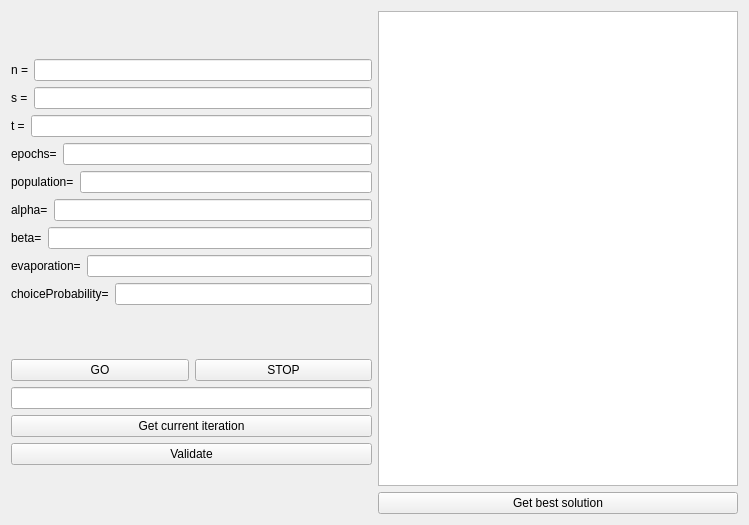
<?xml version="1.0" encoding="UTF-8"?>
<ui version="4.0">
    <class>Form</class>
    <widget class="QWidget" name="Form">
        <property name="geometry">
            <rect>
                <x>0</x>
                <y>0</y>
                <width>749</width>
                <height>525</height>
            </rect>
        </property>
        <property name="windowTitle">
            <string>Form</string>
        </property>
        <layout class="QVBoxLayout" name="verticalLayout_5">
            <item>
                <layout class="QHBoxLayout" name="horizontalLayout_5">
                    <item>
                        <layout class="QVBoxLayout" name="verticalLayout_2">
                            <item>
                                <layout class="QVBoxLayout" name="verticalLayout">
                                    <item>
                                        <layout class="QHBoxLayout" name="horizontalLayout">
                                            <item>
                                                <widget class="QLabel" name="label">
                                                    <property name="text">
                                                        <string>n =</string>
                                                    </property>
                                                </widget>
                                            </item>
                                            <item>
                                                <widget class="QLineEdit" name="nLineEdit"/>
                                            </item>
                                        </layout>
                                    </item>
                                    <item>
                                        <layout class="QHBoxLayout" name="horizontalLayout_2">
                                            <item>
                                                <widget class="QLabel" name="label_2">
                                                    <property name="text">
                                                        <string>s =</string>
                                                    </property>
                                                </widget>
                                            </item>
                                            <item>
                                                <widget class="QLineEdit" name="sLineEdit"/>
                                            </item>
                                        </layout>
                                    </item>
                                    <item>
                                        <layout class="QHBoxLayout" name="horizontalLayout_3">
                                            <item>
                                                <widget class="QLabel" name="label_3">
                                                    <property name="text">
                                                        <string>t =</string>
                                                    </property>
                                                </widget>
                                            </item>
                                            <item>
                                                <widget class="QLineEdit" name="tLineEdit"/>
                                            </item>
                                        </layout>
                                    </item>
                                    <item>
                                        <layout class="QHBoxLayout" name="horizontalLayout_4">
                                            <item>
                                                <widget class="QLabel" name="label_4">
                                                    <property name="text">
                                                        <string>epochs=</string>
                                                    </property>
                                                </widget>
                                            </item>
                                            <item>
                                                <widget class="QLineEdit" name="epochsLineEdit"/>
                                            </item>
                                        </layout>
                                    </item>
                                    <item>
                                        <layout class="QHBoxLayout" name="horizontalLayout_6">
                                            <item>
                                                <widget class="QLabel" name="label_7">
                                                    <property name="text">
                                                        <string>population=</string>
                                                    </property>
                                                </widget>
                                            </item>
                                            <item>
                                                <widget class="QLineEdit" name="populationLineEdit"/>
                                            </item>
                                        </layout>
                                    </item>
                                    <item>
                                        <layout class="QHBoxLayout" name="horizontalLayout_7">
                                            <item>
                                                <widget class="QLabel" name="alpha">
                                                    <property name="text">
                                                        <string>alpha=</string>
                                                    </property>
                                                </widget>
                                            </item>
                                            <item>
                                                <widget class="QLineEdit" name="alphaLineEdit"/>
                                            </item>
                                        </layout>
                                    </item>
                                    <item>
                                        <layout class="QHBoxLayout" name="horizontalLayout_9">
                                            <item>
                                                <widget class="QLabel" name="label_8">
                                                    <property name="text">
                                                        <string>beta=</string>
                                                    </property>
                                                </widget>
                                            </item>
                                            <item>
                                                <widget class="QLineEdit" name="betaLineEdit"/>
                                            </item>
                                        </layout>
                                    </item>
                                    <item>
                                        <layout class="QHBoxLayout" name="horizontalLayout_10">
                                            <item>
                                                <widget class="QLabel" name="label_9">
                                                    <property name="text">
                                                        <string>evaporation=</string>
                                                    </property>
                                                </widget>
                                            </item>
                                            <item>
                                                <widget class="QLineEdit" name="rhoLineEdit"/>
                                            </item>
                                        </layout>
                                    </item>
                                    <item>
                                        <layout class="QHBoxLayout" name="horizontalLayout_11">
                                            <item>
                                                <widget class="QLabel" name="label_10">
                                                    <property name="text">
                                                        <string>choiceProbability=</string>
                                                    </property>
                                                </widget>
                                            </item>
                                            <item>
                                                <widget class="QLineEdit" name="probabilityLineEdit"/>
                                            </item>
                                        </layout>
                                    </item>
                                </layout>
                            </item>
                            <item>
                                <layout class="QVBoxLayout" name="verticalLayout_3">
                                    <item>
                                        <layout class="QHBoxLayout" name="horizontalLayout_8">
                                            <item>
                                                <widget class="QPushButton" name="goButton">
                                                    <property name="text">
                                                        <string>GO</string>
                                                    </property>
                                                </widget>
                                            </item>
                                            <item>
                                                <widget class="QPushButton" name="stopButton">
                                                    <property name="text">
                                                        <string>STOP</string>
                                                    </property>
                                                </widget>
                                            </item>
                                        </layout>
                                    </item>
                                    <item>
                                        <widget class="QLineEdit" name="currentEpochLineEdit"/>
                                    </item>
                                    <item>
                                        <widget class="QPushButton" name="currentIterationButton">
                                            <property name="text">
                                                <string>Get current iteration</string>
                                            </property>
                                        </widget>
                                    </item>
                                    <item>
                                        <widget class="QPushButton" name="validateButton">
                                            <property name="text">
                                                <string>Validate</string>
                                            </property>
                                        </widget>
                                    </item>
                                </layout>
                            </item>
                        </layout>
                    </item>
                    <item>
                        <layout class="QVBoxLayout" name="verticalLayout_4">
                            <item>
                                <widget class="QTextEdit" name="solutionTextEdit"/>
                            </item>
                            <item>
                                <widget class="QPushButton" name="bestSolutionButton">
                                    <property name="text">
                                        <string>Get best solution</string>
                                    </property>
                                </widget>
                            </item>
                        </layout>
                    </item>
                </layout>
            </item>
        </layout>
    </widget>
    <resources/>
    <connections/>
</ui>
